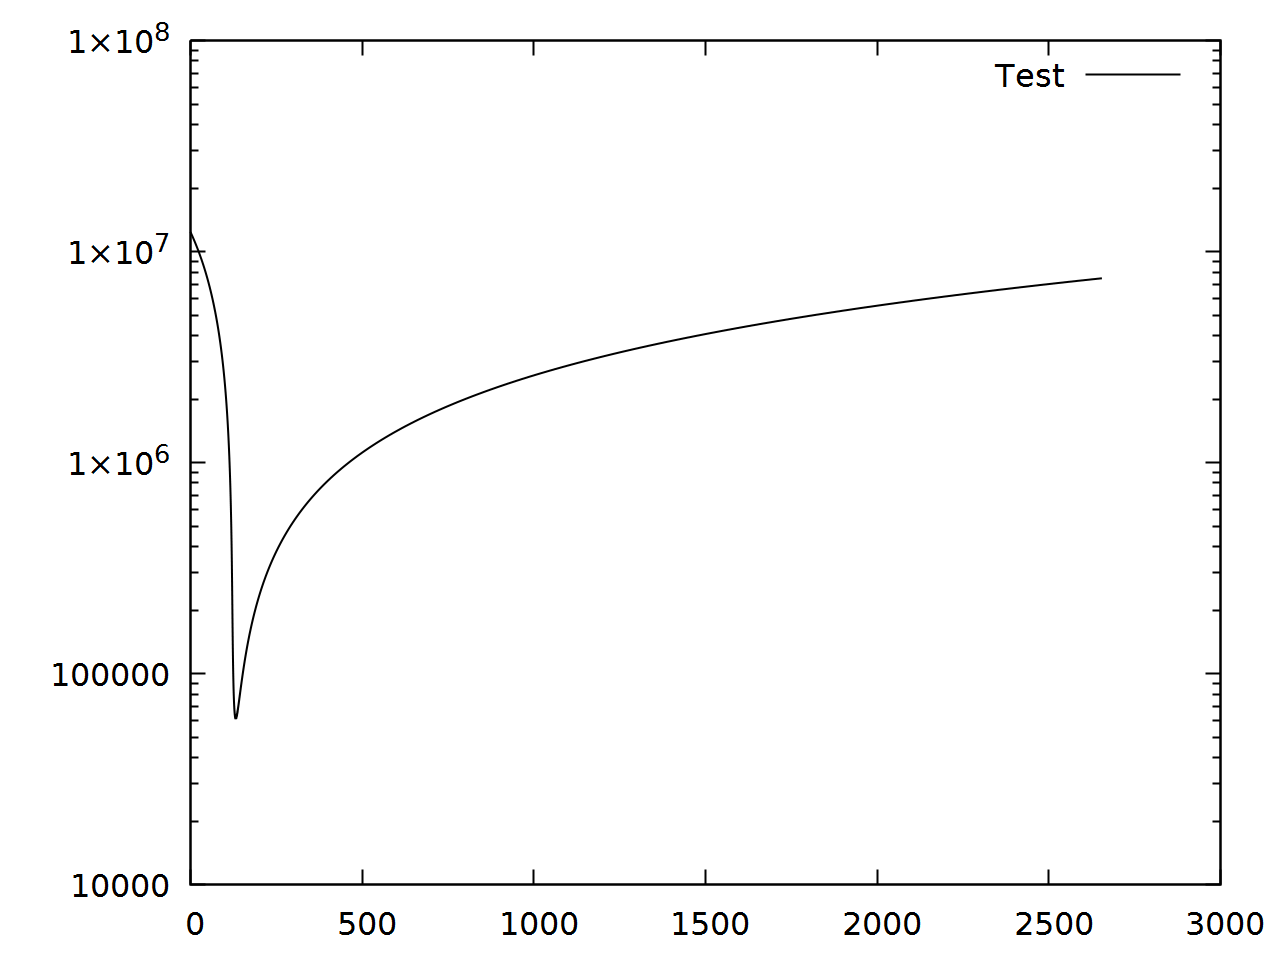

Reproduce this figure in gnuplot.
reset

set encoding utf8

set bars 0.5
show bars
set pointsize 3

set key right top
set term pngcairo size 1280,960 fontscale 2 linewidth 2

set output "plot_a_test.png"
plot \
 "a.txt" using 1:2 title "Test" with lines lt rgb "black"

set output "plot_a_test_2.png"
plot \
 "a.txt" using 2:3 title "Test" with lines lt rgb "black"
